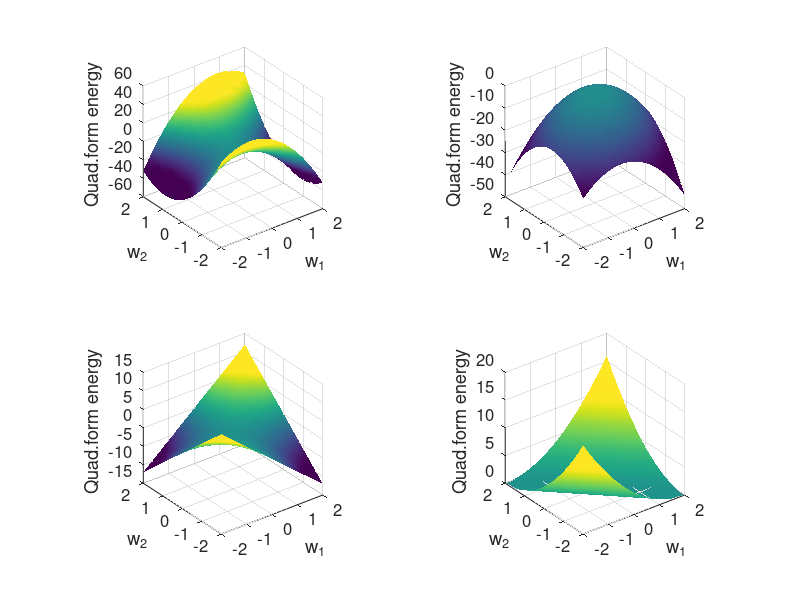

Reproduce this figure in MATLAB.
%%
%     COURSE: Linear algebra: theory and implementation
%    SECTION: Quadratic form and definiteness
%      VIDEO: The quadratic form in geometry
% Instructor: sincxpress.com
% 
%%
clear, clc

%%

% some different matrices
S{1} = [ -9 4; 4 9 ];
S{2} = [ -4 -1; 3 -5 ];
S{3} = [ 0 1; 2 0 ];
S{4} = [ 1 1; 1 1 ];

% range for vector w
n = 30;
wRange = linspace(-2,2,n);

% initialize quadratic form matrix
qf = zeros(length(wRange),length(wRange));

figure(2), clf
for i=1:length(S)
    
    % compute QF
    for xi=1:n
        for yi=1:n
            
            % this w
            w = [ wRange(xi) wRange(yi) ]';
            
            % QF
            qf(xi,yi) = w'*S{i}*w;
        end
    end
    
    % show the surface
    subplot(2,2,i)
    surf(wRange,wRange,qf')
    
    % make it look a bit nicer
    shading interp, axis square
    set(gca,'fontsize',12,'clim',[-1 1]*max(abs(qf(:)))*.6)
    xlabel('w_1'), ylabel('w_2'), zlabel('Quad.form energy')
end

rotate3d on

%% done.
